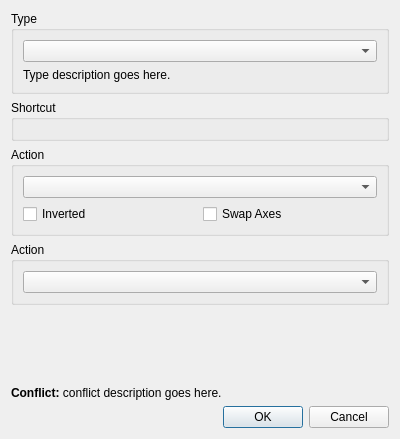
<?xml version="1.0" encoding="UTF-8"?>
<ui version="4.0">
 <class>CanvasShortcutDialog</class>
 <widget class="QDialog" name="CanvasShortcutDialog">
  <property name="geometry">
   <rect>
    <x>0</x>
    <y>0</y>
    <width>400</width>
    <height>439</height>
   </rect>
  </property>
  <property name="windowTitle">
   <string>Canvas Shortcut</string>
  </property>
  <property name="modal">
   <bool>true</bool>
  </property>
  <layout class="QVBoxLayout">
   <item>
    <widget class="QGroupBox" name="typeGroup">
     <property name="title">
      <string>Type</string>
     </property>
     <layout class="QVBoxLayout">
      <item>
       <widget class="QComboBox" name="typeCombo"/>
      </item>
      <item>
       <widget class="QLabel" name="typeDescription">
        <property name="text">
         <string notr="true">Type description goes here.</string>
        </property>
        <property name="wordWrap">
         <bool>true</bool>
        </property>
       </widget>
      </item>
     </layout>
    </widget>
   </item>
   <item>
    <widget class="QGroupBox" name="shortcutGroup">
     <property name="title">
      <string>Shortcut</string>
     </property>
     <layout class="QVBoxLayout">
      <item>
       <widget class="widgets::CanvasShortcutEdit" name="shortcutEdit" native="true">
        <property name="focusPolicy">
         <enum>Qt::StrongFocus</enum>
        </property>
       </widget>
      </item>
     </layout>
    </widget>
   </item>
   <item>
    <widget class="QGroupBox" name="actionGroup">
     <property name="title">
      <string>Action</string>
     </property>
     <layout class="QVBoxLayout">
      <item>
       <widget class="QComboBox" name="actionCombo"/>
      </item>
      <item>
       <widget class="QWidget" name="modifiersWrapper" native="true">
        <layout class="QHBoxLayout" name="modifiersLayout">
         <property name="leftMargin">
          <number>0</number>
         </property>
         <property name="topMargin">
          <number>0</number>
         </property>
         <property name="rightMargin">
          <number>0</number>
         </property>
         <property name="bottomMargin">
          <number>0</number>
         </property>
         <item>
          <widget class="QCheckBox" name="invertedCheckBox">
           <property name="toolTip">
            <string>Inverts the input directions. For example, scrolling up to zoom out instead of zooming in.</string>
           </property>
           <property name="text">
            <string>Inverted</string>
           </property>
          </widget>
         </item>
         <item>
          <widget class="QCheckBox" name="swapAxesCheckBox">
           <property name="toolTip">
            <string>Switches horizontal and vertical directions. For example, moving the cursor up and down to change the brush size instead of moving it left and right.</string>
           </property>
           <property name="text">
            <string>Swap Axes</string>
           </property>
          </widget>
         </item>
        </layout>
       </widget>
      </item>
     </layout>
    </widget>
   </item>
   <item>
    <widget class="QGroupBox" name="constraintsGroup">
     <property name="title">
      <string>Action</string>
     </property>
     <layout class="QVBoxLayout">
      <item>
       <widget class="QComboBox" name="constraintsCombo"/>
      </item>
     </layout>
    </widget>
   </item>
   <item>
    <spacer>
     <property name="orientation">
      <enum>Qt::Vertical</enum>
     </property>
     <property name="sizeHint" stdset="0">
      <size>
       <width>0</width>
       <height>0</height>
      </size>
     </property>
    </spacer>
   </item>
   <item>
    <widget class="QLabel" name="conflictDescription">
     <property name="text">
      <string notr="true">&lt;html&gt;&lt;head/&gt;&lt;body&gt;&lt;p&gt;&lt;span style=&quot; font-weight:600;&quot;&gt;Conflict:&lt;/span&gt; conflict description goes here.&lt;/p&gt;&lt;/body&gt;&lt;/html&gt;</string>
     </property>
     <property name="textFormat">
      <enum>Qt::RichText</enum>
     </property>
     <property name="wordWrap">
      <bool>true</bool>
     </property>
    </widget>
   </item>
   <item>
    <widget class="QDialogButtonBox" name="buttonBox">
     <property name="orientation">
      <enum>Qt::Horizontal</enum>
     </property>
     <property name="standardButtons">
      <set>QDialogButtonBox::Cancel|QDialogButtonBox::Ok</set>
     </property>
    </widget>
   </item>
  </layout>
 </widget>
 <customwidgets>
  <customwidget>
   <class>widgets::CanvasShortcutEdit</class>
   <extends>QWidget</extends>
   <header>desktop/widgets/canvasshortcutedit.h</header>
   <container>1</container>
  </customwidget>
 </customwidgets>
 <tabstops>
  <tabstop>typeCombo</tabstop>
  <tabstop>shortcutEdit</tabstop>
  <tabstop>actionCombo</tabstop>
  <tabstop>invertedCheckBox</tabstop>
  <tabstop>swapAxesCheckBox</tabstop>
  <tabstop>constraintsCombo</tabstop>
 </tabstops>
 <resources/>
 <connections>
  <connection>
   <sender>buttonBox</sender>
   <signal>accepted()</signal>
   <receiver>CanvasShortcutDialog</receiver>
   <slot>accept()</slot>
   <hints>
    <hint type="sourcelabel">
     <x>248</x>
     <y>254</y>
    </hint>
    <hint type="destinationlabel">
     <x>157</x>
     <y>274</y>
    </hint>
   </hints>
  </connection>
  <connection>
   <sender>buttonBox</sender>
   <signal>rejected()</signal>
   <receiver>CanvasShortcutDialog</receiver>
   <slot>reject()</slot>
   <hints>
    <hint type="sourcelabel">
     <x>316</x>
     <y>260</y>
    </hint>
    <hint type="destinationlabel">
     <x>286</x>
     <y>274</y>
    </hint>
   </hints>
  </connection>
 </connections>
</ui>
